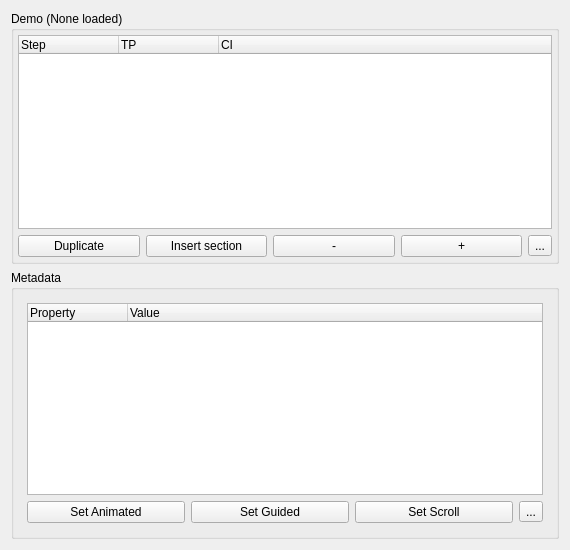
<?xml version="1.0" encoding="UTF-8"?>
<ui version="4.0">
 <class>demoView</class>
 <widget class="QWidget" name="demoView">
  <property name="geometry">
   <rect>
    <x>0</x>
    <y>0</y>
    <width>570</width>
    <height>550</height>
   </rect>
  </property>
  <property name="windowTitle">
   <string>Form</string>
  </property>
  <layout class="QVBoxLayout" name="verticalLayout_2">
   <item>
    <widget class="QGroupBox" name="demoViewGroupBox">
     <property name="title">
      <string>Demo (None loaded)</string>
     </property>
     <property name="flat">
      <bool>true</bool>
     </property>
     <layout class="QVBoxLayout" name="verticalLayout_6">
      <property name="leftMargin">
       <number>4</number>
      </property>
      <property name="topMargin">
       <number>4</number>
      </property>
      <property name="rightMargin">
       <number>4</number>
      </property>
      <property name="bottomMargin">
       <number>4</number>
      </property>
      <item>
       <widget class="QTreeWidget" name="demoTreeView">
        <column>
         <property name="text">
          <string notr="true">Step</string>
         </property>
        </column>
        <column>
         <property name="text">
          <string>TP</string>
         </property>
        </column>
        <column>
         <property name="text">
          <string>CI</string>
         </property>
        </column>
       </widget>
      </item>
      <item>
       <layout class="QHBoxLayout" name="horizontalLayout_5">
        <item>
         <widget class="QPushButton" name="demoDuplicateBtn">
          <property name="text">
           <string>Duplicate</string>
          </property>
         </widget>
        </item>
        <item>
         <widget class="QPushButton" name="demoInsertSectionBtn">
          <property name="text">
           <string>Insert section</string>
          </property>
         </widget>
        </item>
        <item>
         <widget class="QPushButton" name="demoDeleteBtn">
          <property name="text">
           <string>-</string>
          </property>
         </widget>
        </item>
        <item>
         <widget class="QPushButton" name="demoAddStepBtn">
          <property name="text">
           <string>+</string>
          </property>
         </widget>
        </item>
        <item>
         <widget class="QToolButton" name="demoOverflowBtn">
          <property name="text">
           <string>...</string>
          </property>
         </widget>
        </item>
       </layout>
      </item>
     </layout>
    </widget>
   </item>
   <item>
    <widget class="QGroupBox" name="metadataGroupBox">
     <property name="maximumSize">
      <size>
       <width>16777215</width>
       <height>300</height>
      </size>
     </property>
     <property name="title">
      <string>Metadata</string>
     </property>
     <property name="flat">
      <bool>true</bool>
     </property>
     <property name="checkable">
      <bool>false</bool>
     </property>
     <layout class="QVBoxLayout" name="verticalLayout_8">
      <property name="leftMargin">
       <number>4</number>
      </property>
      <property name="topMargin">
       <number>4</number>
      </property>
      <property name="rightMargin">
       <number>4</number>
      </property>
      <property name="bottomMargin">
       <number>4</number>
      </property>
      <item>
       <widget class="QStackedWidget" name="dataStack">
        <property name="currentIndex">
         <number>1</number>
        </property>
        <widget class="QWidget" name="stepDataL">
         <layout class="QVBoxLayout" name="verticalLayout_14">
          <item>
           <widget class="QTreeWidget" name="metadataTreeWidget">
            <column>
             <property name="text">
              <string>Property</string>
             </property>
            </column>
            <column>
             <property name="text">
              <string>Value</string>
             </property>
            </column>
           </widget>
          </item>
          <item>
           <layout class="QHBoxLayout" name="stepDataBtnL">
            <item>
             <widget class="QPushButton" name="pushButton_2">
              <property name="text">
               <string>Set animated</string>
              </property>
             </widget>
            </item>
            <item>
             <widget class="QPushButton" name="pushButton">
              <property name="text">
               <string>Add highlight</string>
              </property>
             </widget>
            </item>
            <item>
             <widget class="QToolButton" name="toolButton">
              <property name="text">
               <string>...</string>
              </property>
             </widget>
            </item>
           </layout>
          </item>
         </layout>
        </widget>
        <widget class="QWidget" name="sectDataL">
         <layout class="QVBoxLayout" name="verticalLayout_16">
          <item>
           <widget class="QTreeWidget" name="sectionDataTreeW">
            <column>
             <property name="text">
              <string>Property</string>
             </property>
            </column>
            <column>
             <property name="text">
              <string>Value</string>
             </property>
            </column>
           </widget>
          </item>
          <item>
           <layout class="QHBoxLayout" name="sectionDataBtnL">
            <item>
             <widget class="QPushButton" name="pushButton_4">
              <property name="text">
               <string>Set Animated</string>
              </property>
             </widget>
            </item>
            <item>
             <widget class="QPushButton" name="pushButton_3">
              <property name="text">
               <string>Set Guided</string>
              </property>
             </widget>
            </item>
            <item>
             <widget class="QPushButton" name="pushButton_5">
              <property name="text">
               <string>Set Scroll</string>
              </property>
             </widget>
            </item>
            <item>
             <widget class="QToolButton" name="toolButton_2">
              <property name="text">
               <string>...</string>
              </property>
             </widget>
            </item>
           </layout>
          </item>
         </layout>
        </widget>
       </widget>
      </item>
     </layout>
    </widget>
   </item>
  </layout>
 </widget>
 <resources/>
 <connections/>
</ui>
